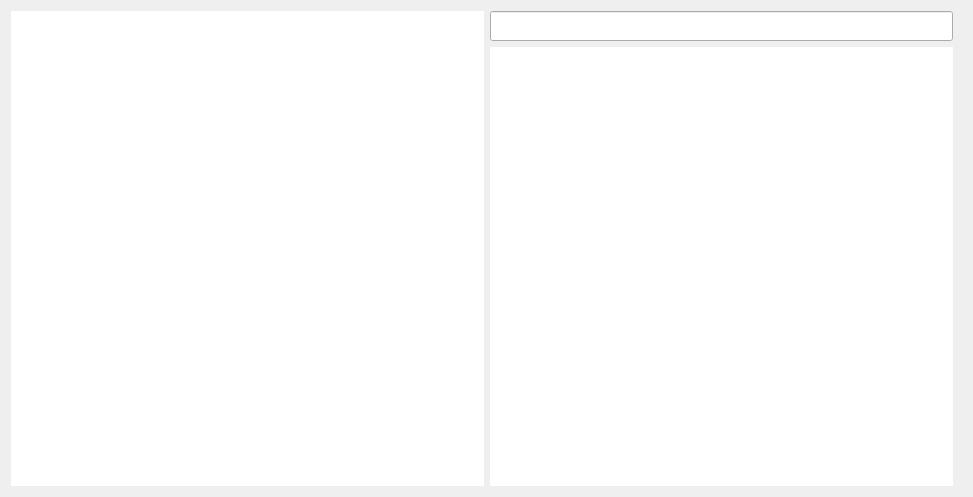
<?xml version="1.0" encoding="UTF-8"?>
<ui version="4.0">
 <class>Form</class>
 <widget class="QWidget" name="Form">
  <property name="geometry">
   <rect>
    <x>0</x>
    <y>0</y>
    <width>973</width>
    <height>497</height>
   </rect>
  </property>
  <property name="windowTitle">
   <string>Form</string>
  </property>
  <layout class="QHBoxLayout" name="horizontalLayout">
   <item>
    <widget class="QListWidget" name="gcode_list">
     <property name="sizePolicy">
      <sizepolicy hsizetype="Preferred" vsizetype="Preferred">
       <horstretch>0</horstretch>
       <verstretch>0</verstretch>
      </sizepolicy>
     </property>
     <property name="frameShape">
      <enum>QFrame::NoFrame</enum>
     </property>
     <property name="lineWidth">
      <number>0</number>
     </property>
     <property name="spacing">
      <number>4</number>
     </property>
    </widget>
   </item>
   <item>
    <layout class="QVBoxLayout" name="verticalLayout">
     <property name="rightMargin">
      <number>9</number>
     </property>
     <item>
      <widget class="QLineEdit" name="gcode_parameters">
       <property name="sizePolicy">
        <sizepolicy hsizetype="Preferred" vsizetype="Preferred">
         <horstretch>0</horstretch>
         <verstretch>0</verstretch>
        </sizepolicy>
       </property>
       <property name="minimumSize">
        <size>
         <width>0</width>
         <height>30</height>
        </size>
       </property>
       <property name="maximumSize">
        <size>
         <width>16777215</width>
         <height>30</height>
        </size>
       </property>
       <property name="readOnly">
        <bool>true</bool>
       </property>
      </widget>
     </item>
     <item>
      <widget class="QPlainTextEdit" name="gcode_description">
       <property name="sizePolicy">
        <sizepolicy hsizetype="Preferred" vsizetype="Preferred">
         <horstretch>0</horstretch>
         <verstretch>0</verstretch>
        </sizepolicy>
       </property>
       <property name="frameShape">
        <enum>QFrame::NoFrame</enum>
       </property>
       <property name="lineWidth">
        <number>0</number>
       </property>
       <property name="readOnly">
        <bool>true</bool>
       </property>
      </widget>
     </item>
    </layout>
   </item>
  </layout>
 </widget>
 <resources/>
 <connections/>
</ui>
